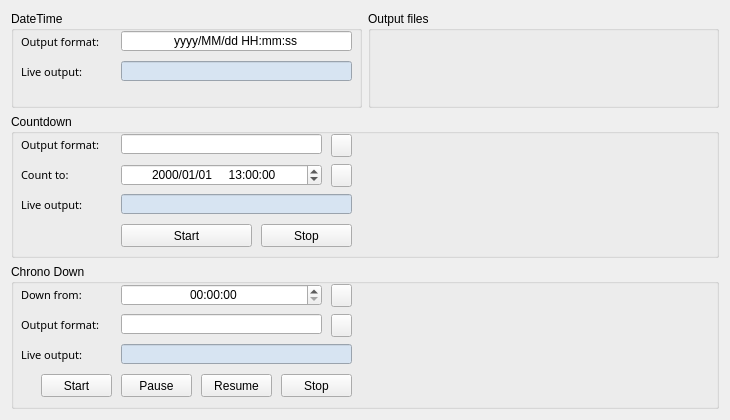
<?xml version="1.0" encoding="UTF-8"?>
<ui version="4.0">
 <class>TimerView</class>
 <widget class="QWidget" name="TimerView">
  <property name="geometry">
   <rect>
    <x>0</x>
    <y>0</y>
    <width>730</width>
    <height>420</height>
   </rect>
  </property>
  <property name="windowTitle">
   <string>Form</string>
  </property>
  <layout class="QVBoxLayout" name="timer_view_layout" stretch="2,3,3">
   <item>
    <layout class="QHBoxLayout" name="horizontalLayout_2">
     <item>
      <widget class="QGroupBox" name="datetime_group">
       <property name="title">
        <string>DateTime</string>
       </property>
       <widget class="QLineEdit" name="time_formate_edit">
        <property name="geometry">
         <rect>
          <x>110</x>
          <y>20</y>
          <width>231</width>
          <height>20</height>
         </rect>
        </property>
        <property name="text">
         <string>yyyy/MM/dd HH:mm:ss</string>
        </property>
        <property name="cursorPosition">
         <number>0</number>
        </property>
        <property name="alignment">
         <set>Qt::AlignCenter</set>
        </property>
       </widget>
       <widget class="QLabel" name="label_4">
        <property name="geometry">
         <rect>
          <x>10</x>
          <y>20</y>
          <width>91</width>
          <height>21</height>
         </rect>
        </property>
        <property name="font">
         <font>
          <family>Microsoft JhengHei</family>
          <pointsize>8</pointsize>
         </font>
        </property>
        <property name="text">
         <string>Output format:</string>
        </property>
        <property name="alignment">
         <set>Qt::AlignLeading|Qt::AlignLeft|Qt::AlignVCenter</set>
        </property>
       </widget>
       <widget class="QLabel" name="label_5">
        <property name="geometry">
         <rect>
          <x>10</x>
          <y>50</y>
          <width>91</width>
          <height>21</height>
         </rect>
        </property>
        <property name="font">
         <font>
          <family>Microsoft JhengHei</family>
          <pointsize>8</pointsize>
         </font>
        </property>
        <property name="text">
         <string>Live output:</string>
        </property>
        <property name="alignment">
         <set>Qt::AlignLeading|Qt::AlignLeft|Qt::AlignVCenter</set>
        </property>
       </widget>
       <widget class="QLineEdit" name="time_live_output">
        <property name="geometry">
         <rect>
          <x>110</x>
          <y>50</y>
          <width>231</width>
          <height>20</height>
         </rect>
        </property>
        <property name="styleSheet">
         <string notr="true">background-color: rgb(215, 228, 242);</string>
        </property>
        <property name="alignment">
         <set>Qt::AlignCenter</set>
        </property>
        <property name="readOnly">
         <bool>true</bool>
        </property>
       </widget>
      </widget>
     </item>
     <item>
      <widget class="QGroupBox" name="output_file_group">
       <property name="title">
        <string>Output files</string>
       </property>
      </widget>
     </item>
    </layout>
   </item>
   <item>
    <widget class="QGroupBox" name="countdown_group">
     <property name="title">
      <string>Countdown</string>
     </property>
     <widget class="QDateTimeEdit" name="countdown_target">
      <property name="geometry">
       <rect>
        <x>110</x>
        <y>50</y>
        <width>201</width>
        <height>22</height>
       </rect>
      </property>
      <property name="alignment">
       <set>Qt::AlignCenter</set>
      </property>
      <property name="dateTime">
       <datetime>
        <hour>13</hour>
        <minute>0</minute>
        <second>0</second>
        <year>2000</year>
        <month>1</month>
        <day>1</day>
       </datetime>
      </property>
      <property name="currentSection">
       <enum>QDateTimeEdit::YearSection</enum>
      </property>
      <property name="displayFormat">
       <string>yyyy/MM/dd     HH:mm:ss</string>
      </property>
      <property name="calendarPopup">
       <bool>false</bool>
      </property>
     </widget>
     <widget class="QLabel" name="label">
      <property name="geometry">
       <rect>
        <x>10</x>
        <y>50</y>
        <width>91</width>
        <height>21</height>
       </rect>
      </property>
      <property name="font">
       <font>
        <family>Microsoft JhengHei</family>
        <pointsize>8</pointsize>
       </font>
      </property>
      <property name="text">
       <string>Count to:</string>
      </property>
      <property name="alignment">
       <set>Qt::AlignLeading|Qt::AlignLeft|Qt::AlignVCenter</set>
      </property>
     </widget>
     <widget class="QLineEdit" name="countdown_formate_edit">
      <property name="geometry">
       <rect>
        <x>110</x>
        <y>20</y>
        <width>201</width>
        <height>20</height>
       </rect>
      </property>
      <property name="alignment">
       <set>Qt::AlignCenter</set>
      </property>
     </widget>
     <widget class="QLabel" name="label_2">
      <property name="geometry">
       <rect>
        <x>10</x>
        <y>20</y>
        <width>91</width>
        <height>21</height>
       </rect>
      </property>
      <property name="font">
       <font>
        <family>Microsoft JhengHei</family>
        <pointsize>8</pointsize>
       </font>
      </property>
      <property name="text">
       <string>Output format:</string>
      </property>
      <property name="alignment">
       <set>Qt::AlignLeading|Qt::AlignLeft|Qt::AlignVCenter</set>
      </property>
     </widget>
     <widget class="QLineEdit" name="countdown_live_output">
      <property name="geometry">
       <rect>
        <x>110</x>
        <y>80</y>
        <width>231</width>
        <height>20</height>
       </rect>
      </property>
      <property name="styleSheet">
       <string notr="true">background-color: rgb(215, 228, 242);</string>
      </property>
      <property name="alignment">
       <set>Qt::AlignCenter</set>
      </property>
      <property name="readOnly">
       <bool>true</bool>
      </property>
     </widget>
     <widget class="QLabel" name="label_3">
      <property name="geometry">
       <rect>
        <x>10</x>
        <y>80</y>
        <width>91</width>
        <height>21</height>
       </rect>
      </property>
      <property name="font">
       <font>
        <family>Microsoft JhengHei</family>
        <pointsize>8</pointsize>
       </font>
      </property>
      <property name="text">
       <string>Live output:</string>
      </property>
      <property name="alignment">
       <set>Qt::AlignLeading|Qt::AlignLeft|Qt::AlignVCenter</set>
      </property>
     </widget>
     <widget class="QPushButton" name="countdown_start_btn">
      <property name="geometry">
       <rect>
        <x>110</x>
        <y>110</y>
        <width>131</width>
        <height>23</height>
       </rect>
      </property>
      <property name="text">
       <string>Start</string>
      </property>
     </widget>
     <widget class="QPushButton" name="countdown_stop_btn">
      <property name="geometry">
       <rect>
        <x>250</x>
        <y>110</y>
        <width>91</width>
        <height>23</height>
       </rect>
      </property>
      <property name="text">
       <string>Stop</string>
      </property>
     </widget>
     <widget class="QPushButton" name="countdown_formate_edit_reset">
      <property name="geometry">
       <rect>
        <x>320</x>
        <y>20</y>
        <width>21</width>
        <height>23</height>
       </rect>
      </property>
      <property name="text">
       <string/>
      </property>
     </widget>
     <widget class="QPushButton" name="countdown_target_reset">
      <property name="geometry">
       <rect>
        <x>320</x>
        <y>50</y>
        <width>21</width>
        <height>23</height>
       </rect>
      </property>
      <property name="text">
       <string/>
      </property>
     </widget>
    </widget>
   </item>
   <item>
    <widget class="QGroupBox" name="chronodown_group">
     <property name="title">
      <string>Chrono Down</string>
     </property>
     <widget class="QLabel" name="label_6">
      <property name="geometry">
       <rect>
        <x>10</x>
        <y>20</y>
        <width>91</width>
        <height>21</height>
       </rect>
      </property>
      <property name="font">
       <font>
        <family>Microsoft JhengHei</family>
        <pointsize>8</pointsize>
       </font>
      </property>
      <property name="text">
       <string>Down from:</string>
      </property>
      <property name="alignment">
       <set>Qt::AlignLeading|Qt::AlignLeft|Qt::AlignVCenter</set>
      </property>
     </widget>
     <widget class="QLineEdit" name="chronodown_formate_edit">
      <property name="geometry">
       <rect>
        <x>110</x>
        <y>50</y>
        <width>201</width>
        <height>20</height>
       </rect>
      </property>
      <property name="alignment">
       <set>Qt::AlignCenter</set>
      </property>
     </widget>
     <widget class="QLabel" name="label_7">
      <property name="geometry">
       <rect>
        <x>10</x>
        <y>50</y>
        <width>91</width>
        <height>21</height>
       </rect>
      </property>
      <property name="font">
       <font>
        <family>Microsoft JhengHei</family>
        <pointsize>8</pointsize>
       </font>
      </property>
      <property name="text">
       <string>Output format:</string>
      </property>
      <property name="alignment">
       <set>Qt::AlignLeading|Qt::AlignLeft|Qt::AlignVCenter</set>
      </property>
     </widget>
     <widget class="QLabel" name="label_8">
      <property name="geometry">
       <rect>
        <x>10</x>
        <y>80</y>
        <width>91</width>
        <height>21</height>
       </rect>
      </property>
      <property name="font">
       <font>
        <family>Microsoft JhengHei</family>
        <pointsize>8</pointsize>
       </font>
      </property>
      <property name="text">
       <string>Live output:</string>
      </property>
      <property name="alignment">
       <set>Qt::AlignLeading|Qt::AlignLeft|Qt::AlignVCenter</set>
      </property>
     </widget>
     <widget class="QLineEdit" name="chronodown_live_output">
      <property name="geometry">
       <rect>
        <x>110</x>
        <y>80</y>
        <width>231</width>
        <height>20</height>
       </rect>
      </property>
      <property name="styleSheet">
       <string notr="true">background-color: rgb(215, 228, 242);</string>
      </property>
      <property name="alignment">
       <set>Qt::AlignCenter</set>
      </property>
      <property name="readOnly">
       <bool>true</bool>
      </property>
     </widget>
     <widget class="QPushButton" name="chronodown_start_btn">
      <property name="geometry">
       <rect>
        <x>30</x>
        <y>110</y>
        <width>71</width>
        <height>23</height>
       </rect>
      </property>
      <property name="text">
       <string>Start</string>
      </property>
     </widget>
     <widget class="QPushButton" name="chronodown_stop_btn">
      <property name="geometry">
       <rect>
        <x>270</x>
        <y>110</y>
        <width>71</width>
        <height>23</height>
       </rect>
      </property>
      <property name="text">
       <string>Stop</string>
      </property>
     </widget>
     <widget class="QPushButton" name="chronodown_pause_btn">
      <property name="geometry">
       <rect>
        <x>110</x>
        <y>110</y>
        <width>71</width>
        <height>23</height>
       </rect>
      </property>
      <property name="text">
       <string>Pause</string>
      </property>
     </widget>
     <widget class="QPushButton" name="chronodown_resume_btn">
      <property name="geometry">
       <rect>
        <x>190</x>
        <y>110</y>
        <width>71</width>
        <height>23</height>
       </rect>
      </property>
      <property name="text">
       <string>Resume</string>
      </property>
     </widget>
     <widget class="QPushButton" name="chronodown_formate_edit_reset">
      <property name="geometry">
       <rect>
        <x>320</x>
        <y>50</y>
        <width>21</width>
        <height>23</height>
       </rect>
      </property>
      <property name="text">
       <string/>
      </property>
     </widget>
     <widget class="QTimeEdit" name="chronodown_target">
      <property name="geometry">
       <rect>
        <x>110</x>
        <y>20</y>
        <width>201</width>
        <height>22</height>
       </rect>
      </property>
      <property name="alignment">
       <set>Qt::AlignCenter</set>
      </property>
      <property name="currentSection">
       <enum>QDateTimeEdit::HourSection</enum>
      </property>
      <property name="displayFormat">
       <string>HH:mm:ss</string>
      </property>
      <property name="currentSectionIndex">
       <number>0</number>
      </property>
     </widget>
     <widget class="QPushButton" name="chronodown_target_reset">
      <property name="geometry">
       <rect>
        <x>320</x>
        <y>20</y>
        <width>21</width>
        <height>23</height>
       </rect>
      </property>
      <property name="text">
       <string/>
      </property>
     </widget>
    </widget>
   </item>
  </layout>
 </widget>
 <resources/>
 <connections/>
</ui>
